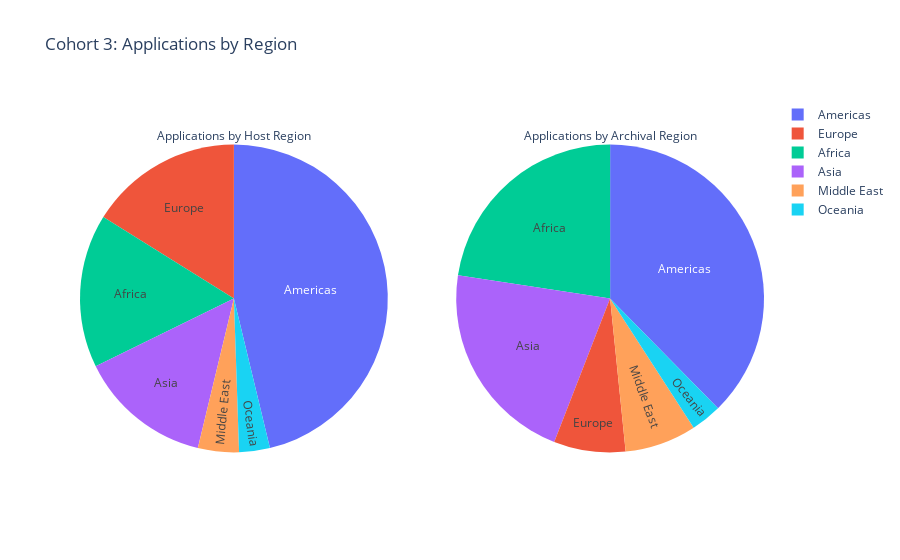

Write notebook code for a chart like this one.
### Code cell
fig = make_subplots(rows=1, cols=2, specs=[[{'type':'domain'}, {'type':'domain'}]])
fig.add_trace(go.Pie(values=c3['Host Region'].value_counts(), labels = c3['Host Region'].value_counts().index, title = "Applications by Host Region"), 1, 1)
fig.add_trace(go.Pie(values=c3['Archival Region'].value_counts(), labels = c3['Archival Region'].value_counts().index, title = "Applications by Archival Region"), 1, 2)

fig.update_traces(hoverinfo='label+percent+value', textinfo='label')
fig.update_layout(title_text="Cohort 3: Applications by Region")
fig.show()

### Figure 1 — Plotly figure (JSON) as saved in the notebook; plotly's stock layout.template omitted (floating-point values rounded to 4 significant figures)
{"data": [{"domain": {"x": [0, 0.45], "y": [0, 1]}, "hoverinfo": "label+percent+value", "labels": ["Americas", "Europe", "Africa", "Asia", "Middle East", "Oceania"], "textinfo": "label", "title": {"text": "Applications by Host Region"}, "type": "pie", "values": [43, 15, 15, 13, 4, 3]}, {"domain": {"x": [0.55, 1], "y": [0, 1]}, "hoverinfo": "label+percent+value", "labels": ["Americas", "Africa", "Asia", "Europe", "Middle East", "Oceania"], "textinfo": "label", "title": {"text": "Applications by Archival Region"}, "type": "pie", "values": [35, 21, 20, 7, 7, 3]}], "layout": {"title": {"text": "Cohort 3: Applications by Region"}}}
